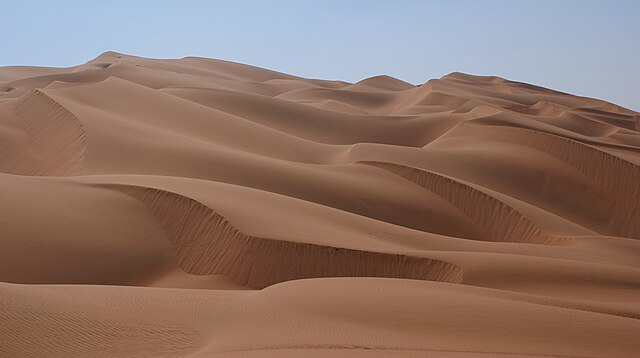
#> input picture 2026-1/using_opencv/desert.JPG, 640 x 358 px
$ python ex9.py   (older library calls are emulated)
#> lines starting #> are read from the running program, lines starting #| are printed output that depends on the picture
import cv2
import numpy as np

# desert.JPG 이미지 읽기
image = cv2.imread('desert.JPG')
#> image is the input picture: shape (358, 640, 3); mean B, G, R 103.7, 115, 141

# 이미지가 성공적으로 읽혔는지 확인
if image is None:
    print("desert.JPG 파일을 찾을 수 없습니다.")
else:
    # 원본 이미지 표시
    cv2.imshow('Original Image', image)

    # 그레이스케일로 변환
    gray_image = cv2.cvtColor(image, cv2.COLOR_BGR2GRAY)
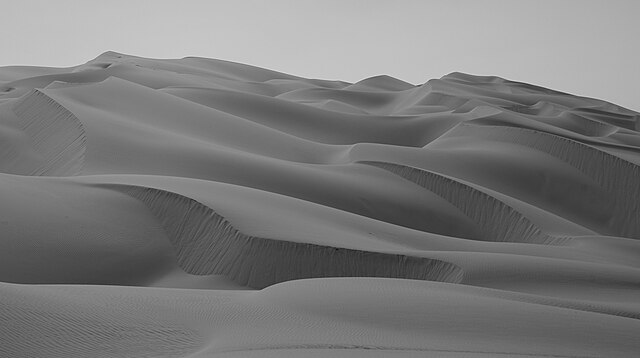
#> gray_image: shape (358, 640); min 13, max 226, mean 121.5
    cv2.imshow('Grayscale Image', gray_image)

    # 가우시안 블러로 노이즈 제거
    blurred_image = cv2.GaussianBlur(gray_image, (5, 5), 0)
    cv2.imshow('Blurred Image', blurred_image)

    # filter2D를 사용한 엣지 검출 커널 정의

    # Sobel X 커널 (수직 엣지 검출)
    sobel_x_kernel = np.array([[-1, 0, 1],
                             [-2, 0, 2],
                             [-1, 0, 1]], dtype=np.float32)

    # Sobel Y 커널 (수평 엣지 검출)
    sobel_y_kernel = np.array([[-1, -2, -1],
                             [ 0,  0,  0],
                             [ 1,  2,  1]], dtype=np.float32)

    # Laplacian 커널 (모든 방향의 엣지 검출)
    laplacian_kernel = np.array([[ 0, -1,  0],
                               [-1,  4, -1],
                               [ 0, -1,  0]], dtype=np.float32)

    # Prewitt X 커널
    prewitt_x_kernel = np.array([[-1, 0, 1],
                                [-1, 0, 1],
                                [-1, 0, 1]], dtype=np.float32)

    # Prewitt Y 커널
    prewitt_y_kernel = np.array([[-1, -1, -1],
                                [ 0,  0,  0],
                                [ 1,  1,  1]], dtype=np.float32)

    # Roberts 커널
    roberts_x_kernel = np.array([[1, 0],
                               [0, -1]], dtype=np.float32)

    roberts_y_kernel = np.array([[0, 1],
                               [-1, 0]], dtype=np.float32)

    # filter2D를 사용한 엣지 검출
    sobel_x_filter = cv2.filter2D(blurred_image, cv2.CV_64F, sobel_x_kernel)
    sobel_y_filter = cv2.filter2D(blurred_image, cv2.CV_64F, sobel_y_kernel)
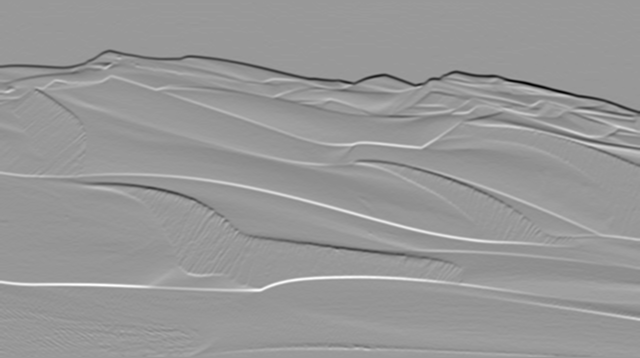
#> sobel_y_filter: shape (358, 640) float64; min -321, max 216, mean -1.5; drawn with min black and max white

    # 결과를 절대값으로 변환하고 8비트로 변환
    sobel_x_filter = np.absolute(sobel_x_filter)
    sobel_y_filter = np.absolute(sobel_y_filter)
    sobel_x_filter = np.uint8(sobel_x_filter)
    sobel_y_filter = np.uint8(sobel_y_filter)

    cv2.imshow('Sobel X (filter2D)', sobel_x_filter)
    cv2.imshow('Sobel Y (filter2D)', sobel_y_filter)

    # Sobel X와 Y 결합
    sobel_combined_filter = cv2.bitwise_or(sobel_x_filter, sobel_y_filter)
    cv2.imshow('Sobel Combined (filter2D)', sobel_combined_filter)

    # Laplacian 필터
    laplacian_filter = cv2.filter2D(blurred_image, cv2.CV_64F, laplacian_kernel)
    laplacian_filter = np.absolute(laplacian_filter)
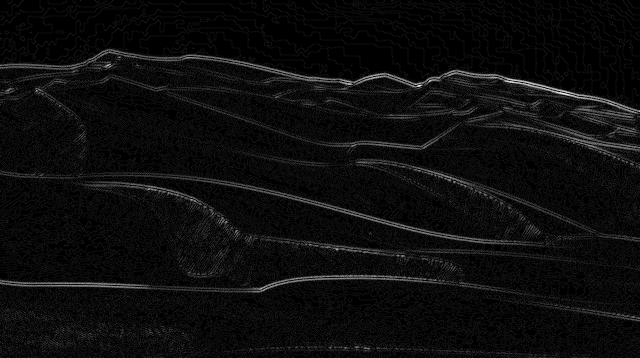
#> laplacian_filter: shape (358, 640) float64; min 0, max 34, mean 1.7; drawn with min black and max white
    laplacian_filter = np.uint8(laplacian_filter)
    cv2.imshow('Laplacian (filter2D)', laplacian_filter)

    # Prewitt 필터
    prewitt_x_filter = cv2.filter2D(blurred_image, cv2.CV_64F, prewitt_x_kernel)
    prewitt_y_filter = cv2.filter2D(blurred_image, cv2.CV_64F, prewitt_y_kernel)

    prewitt_x_filter = np.absolute(prewitt_x_filter)
    prewitt_y_filter = np.absolute(prewitt_y_filter)
    prewitt_x_filter = np.uint8(prewitt_x_filter)
    prewitt_y_filter = np.uint8(prewitt_y_filter)

    prewitt_combined = cv2.bitwise_or(prewitt_x_filter, prewitt_y_filter)
    cv2.imshow('Prewitt Combined (filter2D)', prewitt_combined)

    # Roberts 필터
    roberts_x_filter = cv2.filter2D(blurred_image, cv2.CV_64F, roberts_x_kernel)
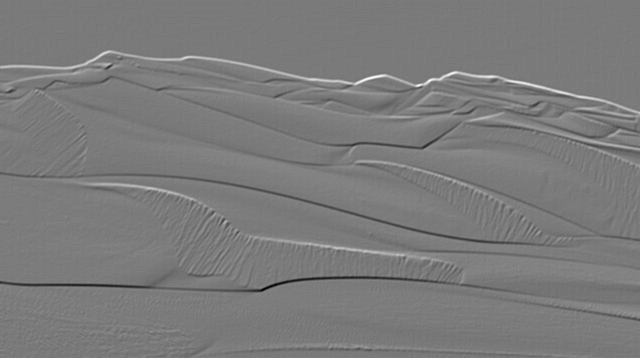
#> roberts_x_filter: shape (358, 640) float64; min -40, max 43, mean 0.2; drawn with min black and max white
    roberts_y_filter = cv2.filter2D(blurred_image, cv2.CV_64F, roberts_y_kernel)
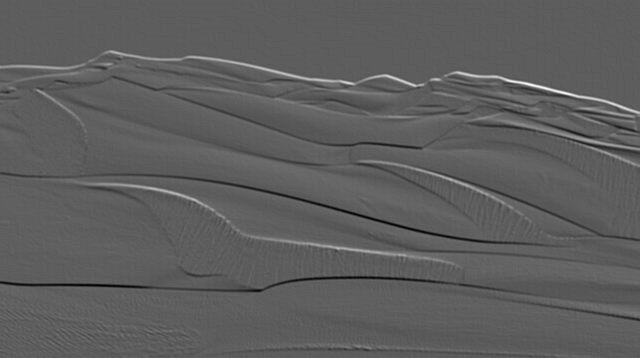
#> roberts_y_filter: shape (358, 640) float64; min -32, max 55, mean 0.2; drawn with min black and max white

    roberts_x_filter = np.absolute(roberts_x_filter)
    roberts_y_filter = np.absolute(roberts_y_filter)
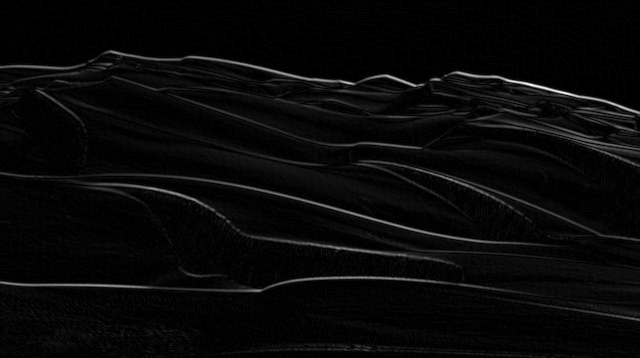
#> roberts_y_filter: shape (358, 640) float64; min 0, max 55, mean 1.9; drawn with min black and max white
    roberts_x_filter = np.uint8(roberts_x_filter)
    roberts_y_filter = np.uint8(roberts_y_filter)

    roberts_combined = cv2.bitwise_or(roberts_x_filter, roberts_y_filter)
    cv2.imshow('Roberts Combined (filter2D)', roberts_combined)

    # 사용자 정의 엣지 검출 커널
    custom_kernel = np.array([[-1, -1, -1],
                             [-1,  8, -1],
                             [-1, -1, -1]], dtype=np.float32)

    custom_edges = cv2.filter2D(blurred_image, cv2.CV_64F, custom_kernel)
    custom_edges = np.absolute(custom_edges)
    custom_edges = np.uint8(custom_edges)
    cv2.imshow('Custom Edge Detection', custom_edges)

    # 원본 이미지에 엣지 겹쳐서 표시
    edges_colored = cv2.cvtColor(sobel_combined_filter, cv2.COLOR_GRAY2BGR)
    combined = cv2.addWeighted(image, 0.7, edges_colored, 0.3, 0)
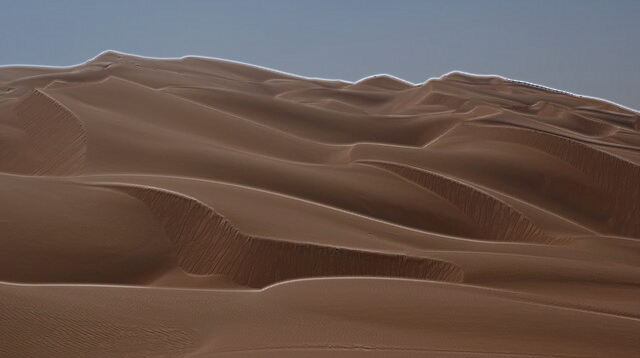
#> combined: shape (358, 640, 3); mean B, G, R 76.9, 84.8, 103
    cv2.imshow('Original with Edges', combined)

    # 결과 이미지 저장
    cv2.imwrite('sobel_x_filter2d.png', sobel_x_filter)
    cv2.imwrite('sobel_y_filter2d.png', sobel_y_filter)
    cv2.imwrite('sobel_combined_filter2d.png', sobel_combined_filter)
    cv2.imwrite('laplacian_filter2d.png', laplacian_filter)
    cv2.imwrite('prewitt_combined_filter2d.png', prewitt_combined)
    cv2.imwrite('roberts_combined_filter2d.png', roberts_combined)
    cv2.imwrite('custom_edges_filter2d.png', custom_edges)
    cv2.imwrite('original_with_edges_filter2d.png', combined)

    print("filter2D 엣지 검출 결과를 저장했습니다:")
    print("- sobel_x_filter2d.png")
    print("- sobel_y_filter2d.png")
    print("- sobel_combined_filter2d.png")
    print("- laplacian_filter2d.png")
    print("- prewitt_combined_filter2d.png")
    print("- roberts_combined_filter2d.png")
    print("- custom_edges_filter2d.png")
    print("- original_with_edges_filter2d.png")

    # 이미지 정보 출력
    print(f"\n이미지 크기: {image.shape[1]}x{image.shape[0]}")
#| 이미지 크기: 640x358
    print(f"그레이스케일 크기: {gray_image.shape[1]}x{gray_image.shape[0]}")
#| 그레이스케일 크기: 640x358

    # 키 입력 대기 (아무 키나 누르면 창이 닫힘)
    cv2.waitKey(0)

    # 모든 창 닫기
    cv2.destroyAllWindows()

$ run again, with 2026-1/using_opencv/apple.png saved as 2026-1/using_opencv/desert.JPG
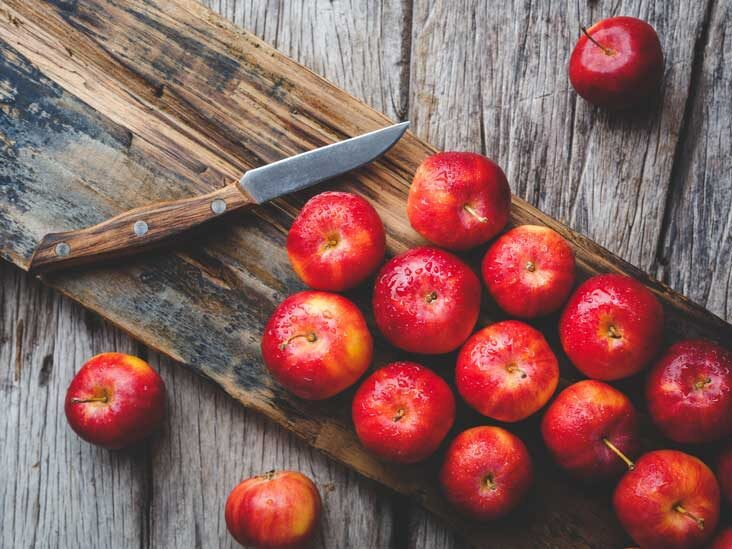
#> input picture 2026-1/using_opencv/apple.png, 732 x 549 px
#> image is the input picture: shape (549, 732, 3); mean B, G, R 93.3, 96.3, 138.4
#> `custom_edges = np.absolute(custom_edges)`:
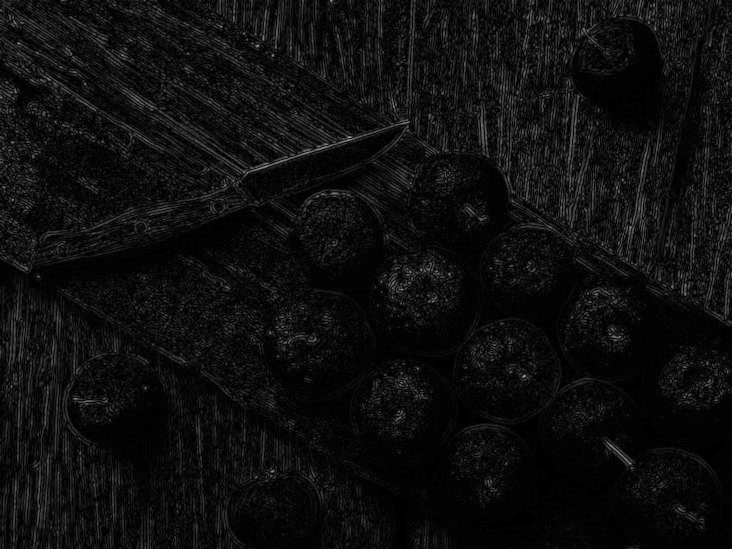
#> custom_edges: shape (549, 732) float64; min 0, max 166, mean 14.5
#> `combined = cv2.addWeighted(image, 0.7, edges_colored, 0.3, 0)`:
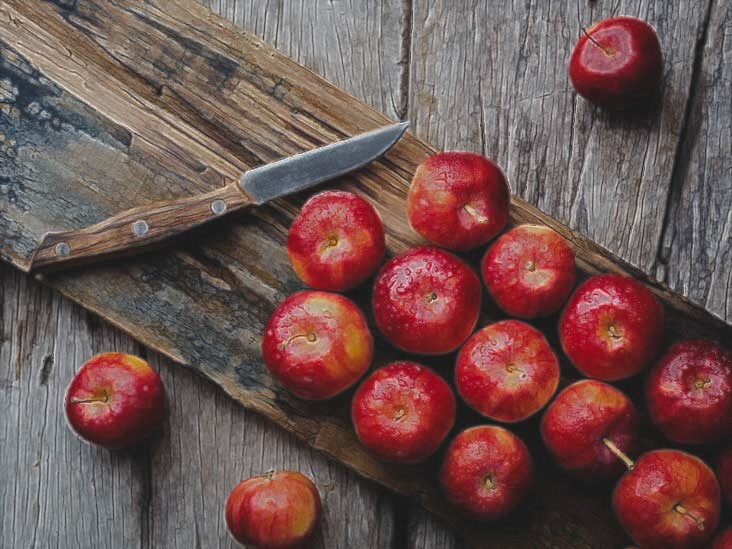
#> combined: shape (549, 732, 3); mean B, G, R 80.7, 82.8, 112.3
#| 이미지 크기: 732x549
#| 그레이스케일 크기: 732x549
